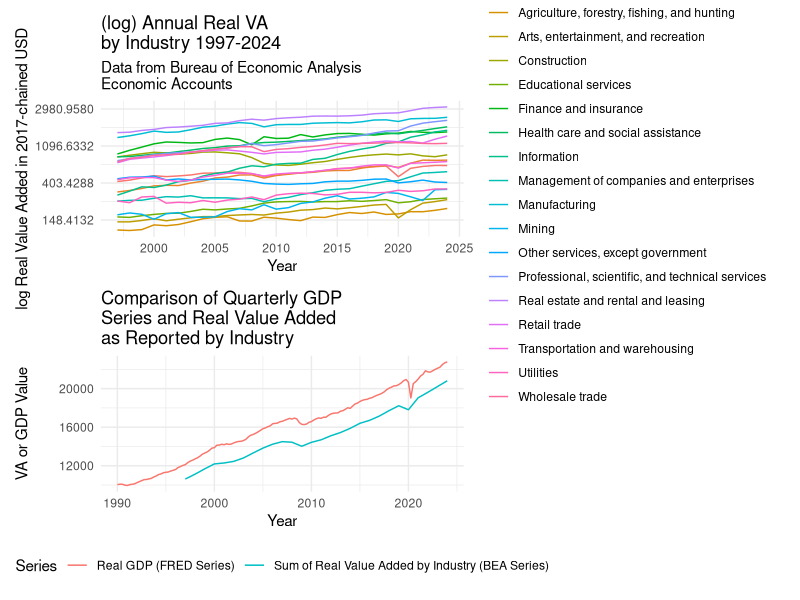
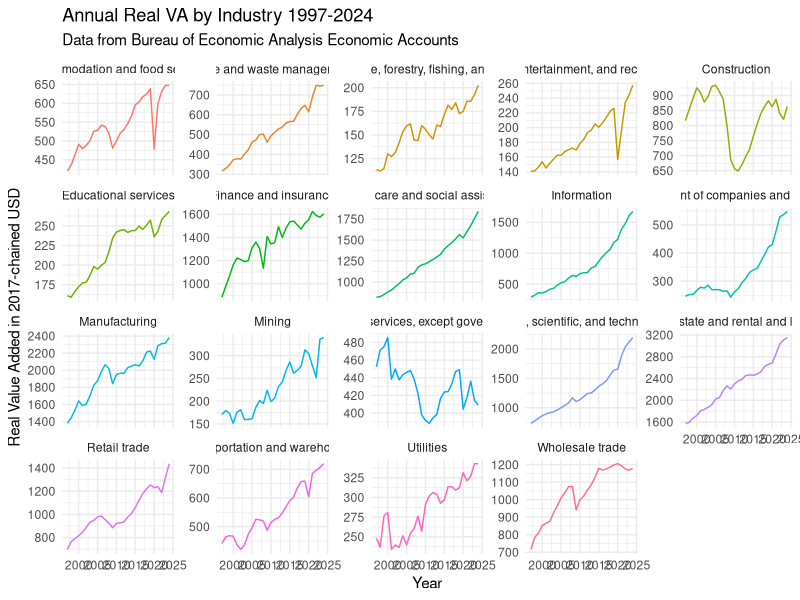
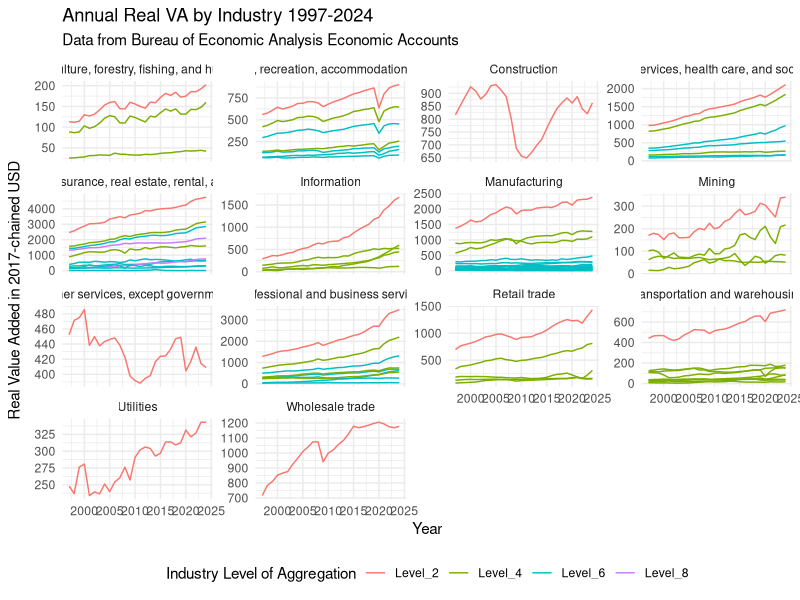
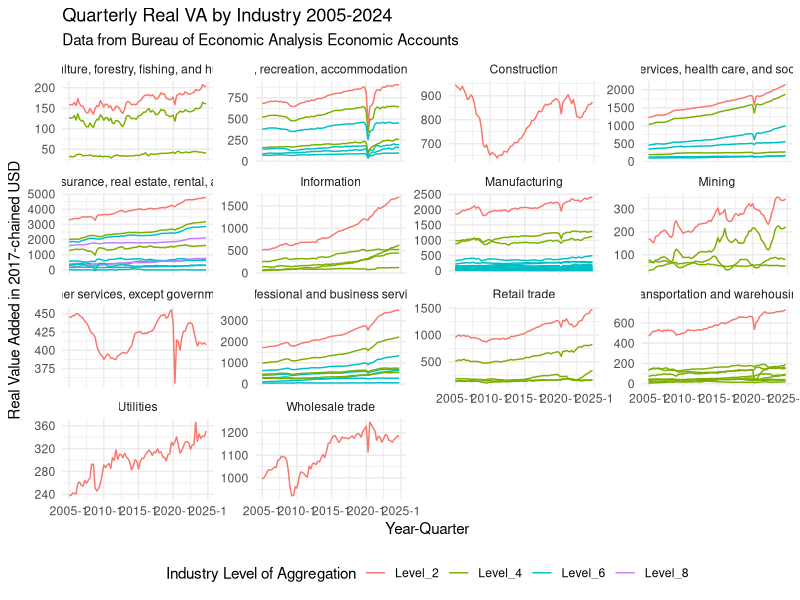

The R source for these figures, in order:
# Cleaning BEA Value Added by Industry
# Suggested citation: U.S. Bureau of Economic Analysis, "Real Value Added by Industry" (accessed Sunday, June 8, 2025).
library(here)
library(tidyverse)
library(zoo)
library(kableExtra)
library(patchwork)
library(scales)


# Annual Data from 1997-2024
# The year and quarter are not combined in one header requiring a strange read-in process below
annual <- read.csv(here("data/occ_macro_vars/bea_va_by_industry_97_24_a.csv"), skip = 3) %>% 
  slice(-1)

final <- tibble(annual) %>% 
  rename("industry" = X) %>% 
  select(-Line) %>% 
  mutate(
    indent_level = str_extract(industry, "^\\s*") |> str_length(),
    label = paste0("Level_", indent_level / 2)  # Assuming 2 spaces per indent level
  ) %>% 
  mutate(label_0 = ifelse(label == "Level_0", trimws(industry), NA),
         label_2 = ifelse(label == "Level_2", trimws(industry), NA),
         label_4 = ifelse(label == "Level_4", trimws(industry), NA),
         label_6 = ifelse(label == "Level_6", trimws(industry), NA),
         label_8 = ifelse(label == "Level_8", trimws(industry), NA)) %>% 
  fill(label_0) %>%
  fill(label_2) %>%
  fill(label_4) %>%
  fill(label_6) %>%
  fill(label_8) %>%
  mutate(label_0 = ifelse(industry == "        Gross domestic product", "Total GDP", label_0), 
         industry = trimws(industry),
         across(contains("X"), ~as.numeric(.))) %>%
  pivot_longer(contains('X'), names_to = "date", values_to = "real_VA") %>% 
  mutate(date = as.numeric(gsub("X", "", date)),
         real_VA = as.numeric(real_VA)) %>% 
  filter(!is.na(real_VA)) 

final %>% 
  filter(label_0 == "Private industries" & !is.na(label_2)) %>% 
  ggplot() +
  geom_line(aes(x = date, y = real_VA, group = industry, color = label)) +
  facet_wrap(~label_2, scales = "free_y") + 
  theme_minimal() +
  theme(legend.position = "bottom") +
  labs(title = "Annual Real VA by Industry 1997-2024", 
       subtitle = "Data from Bureau of Economic Analysis Economic Accounts", 
       x = "Year", 
       y = "Real Value Added in 2017-chained USD", 
       color = "Industry Level of Aggregation") -> p2


# Picked relevant industries as 2-digit NAICS industries 
# https://www.bls.gov/iag/tgs/iag_index_naics.htm 
# Also matches data on occupational density of each industry as calcualted in occ_emp_industry_oews.R
rel_inds <- c("Agriculture, Forestry, Fishing, and Hunting" = "11",
"Mining" = "21",
"Construction" = "23",
"Manufacturing" = "31-33",
"Wholesale Trade" = "42",
"Retail Trade" = "44-45",
"Transportation and Warehousing" = "48-49",
"Utilities" = "22",
"Information" = "51",
"Finance and Insurance" = "52",
"Real Estate and Rental and Leasing" = "53",
"Professional, Scientific, and Technical Services" = "54",
"Management of Companies and Enterprises" = "55",
"Administrative and waste management services" = "56",
"Educational Services" = "61",
"Health Care and Social Assistance" = "62",
"Arts, Entertainment, and Recreation" = "71",
"Accommodation and Food Services" = "72",
"Other Services, except government" = "81")

rel_inds %>% 
  kable(format = "latex")


final %>% 
  filter(tolower(industry) %in% tolower(names(rel_inds))) %>% 
  ggplot() +
  geom_line(aes(x = date, y = real_VA, color = industry)) +
  facet_wrap(~industry, scales = "free_y") + 
  theme(legend.position = "none") +
  theme_minimal() +
  labs(title = "Annual Real VA by Industry 1997-2024", subtitle = "Data from Bureau of Economic Analysis Economic Accounts", x = "Year", y = "Real Value Added in 2017-chained USD", color = "Industry Level of Aggregation") +
  theme(legend.position = "none") -> p3

final %>% 
  filter(tolower(industry) %in% tolower(names(rel_inds))) %>% 
  ggplot() +
  geom_line(aes(x = date, y = real_VA, color = industry)) +
  #facet_wrap(~industry, scales = "free_y") + 
  scale_y_continuous(trans = log_trans()) +
  theme_minimal() +
  labs(title = "(log) Annual Real VA\nby Industry 1997-2024", 
       subtitle = "Data from Bureau of Economic Analysis\nEconomic Accounts", 
       x = "Year", y = "log Real Value Added in 2017-chained USD", color = "Industry Level of Aggregation") -> p4




final %>% 
  filter(tolower(industry) %in% tolower(names(rel_inds))) %>% 
  group_by(industry, date) %>% n_groups() == nrow(filter(final, tolower(industry) %in% tolower(names(rel_inds))))


real_gdp <- read.csv(here('data/macro_vars/GDPC1.csv')) %>% 
  tibble %>% 
  rename(date = DATE) %>% 
  mutate(date = as.Date(date))

final %>% 
  filter(tolower(industry) %in% tolower(names(rel_inds))) %>% 
  mutate(date = as.Date(paste0(date, "-01-01"))) %>% 
  group_by(date) %>% 
  summarise(total_VA = sum(real_VA)) %>% 
  ggplot(aes(x = date, y = total_VA, color = "Sum of Real Value Added by Industry (BEA Series)")) + 
  geom_line() +
  geom_line(data = real_gdp, aes(x = date, y = GDPC1, color = "Real GDP (FRED Series)")) +
  theme_minimal() +
  theme(legend.position = "bottom") +
  labs(x = "Year", y = "VA or GDP Value", 
       title = "Comparison of Quarterly GDP\nSeries and Real Value Added\nas Reported by Industry", 
       color = "Series") -> p5

print(p4/p5)

cat("\n")
cat("\n")
cat("\n")
print(p3)
cat("\n")
cat("\n")
cat("\n")

print(p2)
cat("\n")
cat("\n")
cat("\n")

ind_va_for_abm <- final %>% 
  filter(tolower(industry) %in% tolower(names(rel_inds))) %>% 
  mutate(date = as.Date(paste0(date, "-01-01")),
         log_real_VA = log(real_VA))

# Quarterly Data from 2005-2024
# The year and quarter are not combined in one header requiring a strange read-in process below
header <- read.csv(here("data/occ_macro_vars/bea_va_by_industry_05_24_q.csv"), 
                   nrows = 2, header = FALSE, stringsAsFactors = FALSE, skip = 3)

# Combine year and quarter into proper names
new_names <- paste0(gsub("X", "", header[1, -c(1,2)]), "_", header[2, -c(1,2)])

# Read the rest of the data (starting after header rows)
temp <- read.csv(here("data/occ_macro_vars/bea_va_by_industry_05_24_q.csv"), 
                 skip = 5, header = FALSE, stringsAsFactors = FALSE) 

# Assign clean column names
colnames(temp) <- c("Line", "X", new_names)
final <- tibble(temp) %>% 
  rename("industry" = X) %>% 
  select(-Line) %>% 
  mutate(
    indent_level = str_extract(industry, "^\\s*") |> str_length(),
    label = paste0("Level_", indent_level / 2)  # Assuming 2 spaces per indent level
  ) %>% 
  mutate(label_0 = ifelse(label == "Level_0", trimws(industry), NA),
         label_2 = ifelse(label == "Level_2", trimws(industry), NA),
         label_4 = ifelse(label == "Level_4", trimws(industry), NA),
         label_6 = ifelse(label == "Level_6", trimws(industry), NA),
         label_8 = ifelse(label == "Level_8", trimws(industry), NA)) %>% 
  fill(label_0) %>%
  fill(label_2) %>%
  fill(label_4) %>%
  fill(label_6) %>%
  fill(label_8) %>%
  mutate(label_0 = ifelse(industry == "        Gross domestic product", "Total GDP", label_0), 
         industry = trimws(industry)) %>% 
  pivot_longer(contains('_Q'), names_to = "date", values_to = "real_VA") %>% 
  mutate(date = as.yearqtr(gsub("_", " ", date), format = "%Y Q%q"),
         real_VA = as.numeric(real_VA)) %>% 
  filter(!is.na(real_VA))

final %>% 
  filter(label_0 == "Private industries" & !is.na(label_2)) %>% 
  ggplot() +
  geom_line(aes(x = date, y = real_VA, group = industry, color = label)) +
  facet_wrap(~label_2, scales = "free_y") + 
  theme_minimal() +
  theme(legend.position = "bottom") +
  labs(title = "Quarterly Real VA by Industry 2005-2024", 
       subtitle = "Data from Bureau of Economic Analysis Economic Accounts", 
       x = "Year-Quarter", 
       y = "Real Value Added in 2017-chained USD", color = "Industry Level of Aggregation") -> p1

print(p1)
cat("\n")
